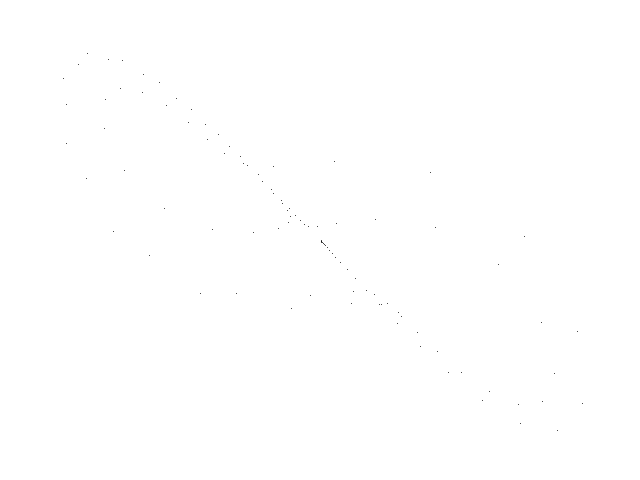
Frame 1 (no input)
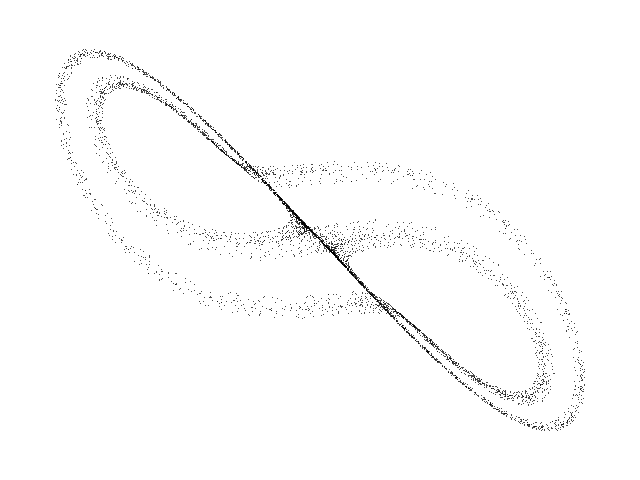
Frame 60 (the mouse pressed at the canvas centre just before this capture)
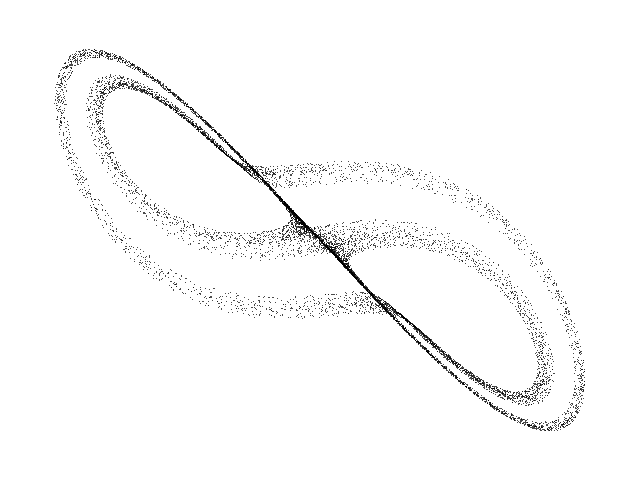
Frame 120 (the mouse held since frame 60 and released just before this capture)

The Processing sketch that drew these frames (run headless with seeded random() and noise(); from frame 60 on, the mouse is pressed at the canvas centre):

// Processing sketch: Rayleigh_Benard
// ── Rayleigh_Benard.pde
// Rayleigh-Benard chaotic attractor //

  float x = 0.1;
  float y = 0.0;
  float z = 0.0;
  float dt = 0.05;
  float a = 9.0;
  float b = 5.0;
  float r = 12.0;


void setup() {
  
  size(640, 480);
  background(255);
  
}

void draw() {
  
  for (int i=0; i<100; i++) {
    
    float nx = x;
    float ny = y;
    float nz = z;
        
    x = nx + dt * (- a * nx + a * ny);
    y = ny + dt * (r * nx - ny - nx * nz);
    z = nz + dt * (nx * ny - b * nz); 
  
    point(320 + (20 * x), 240 + (13 * y));
        
  }

}
